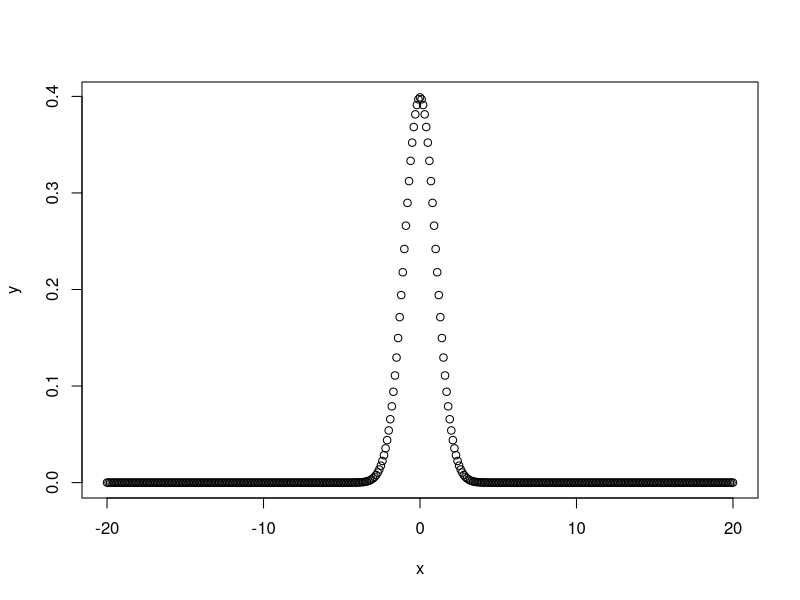
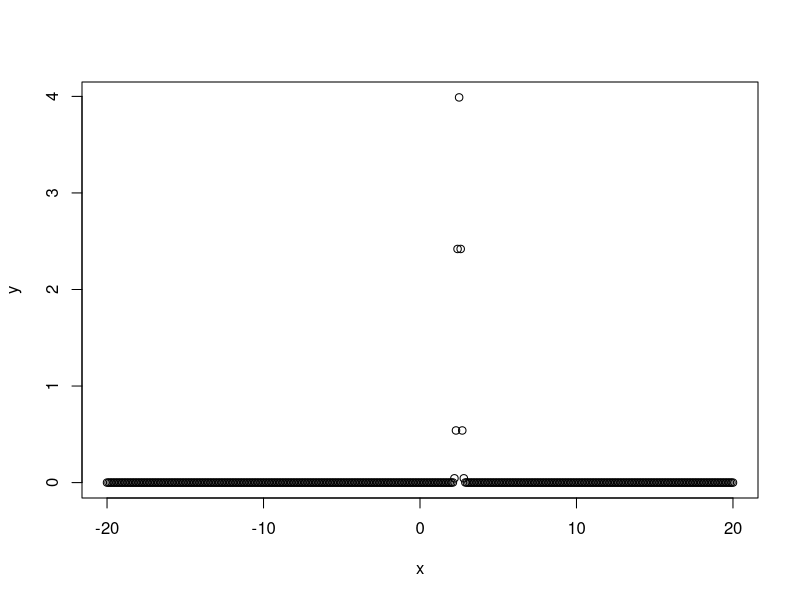
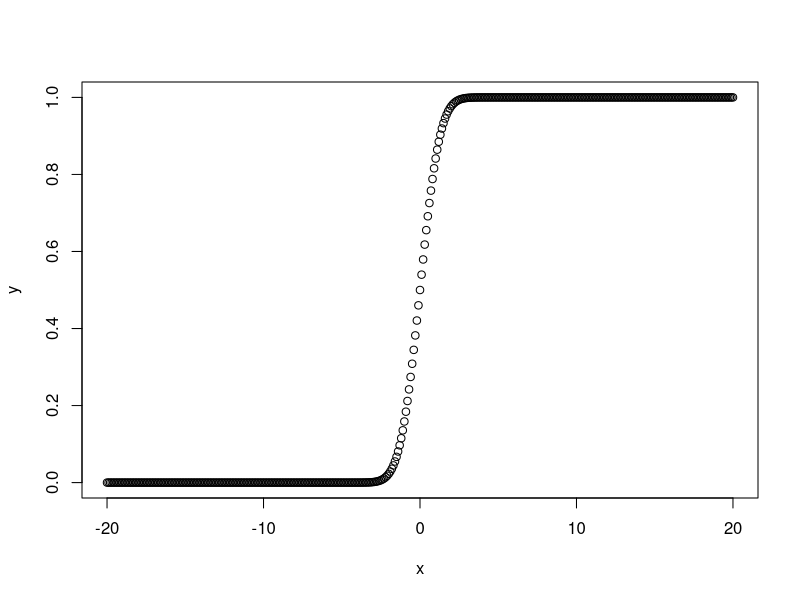
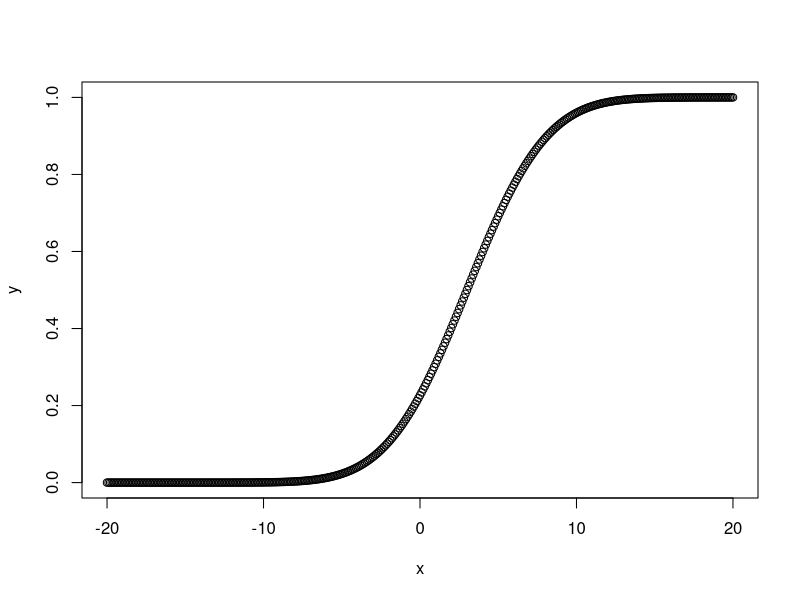
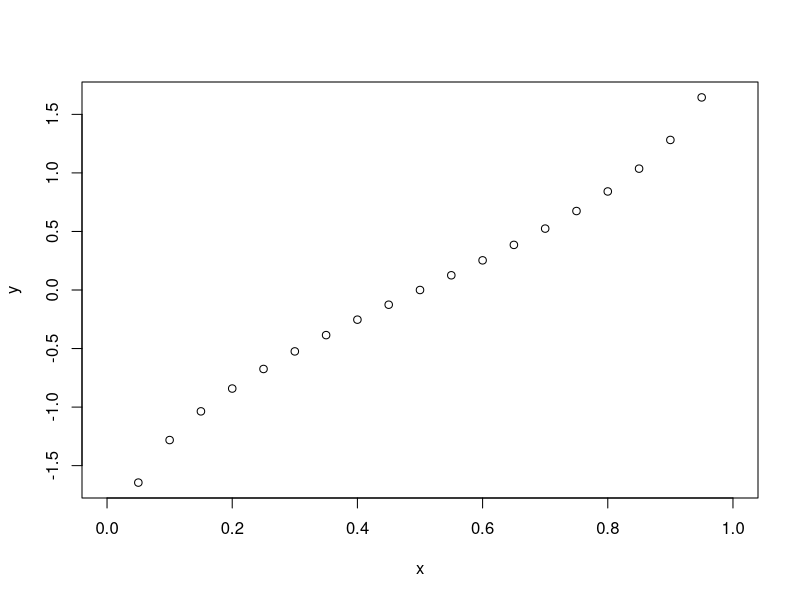
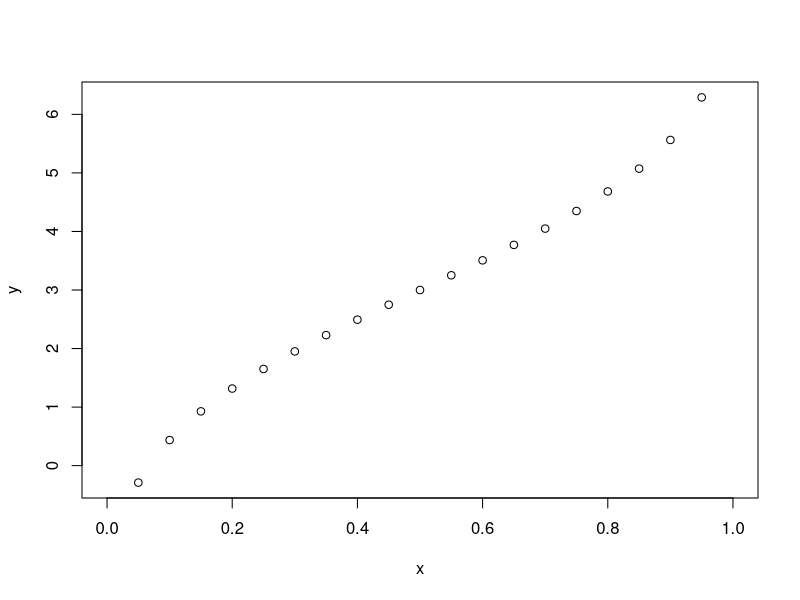
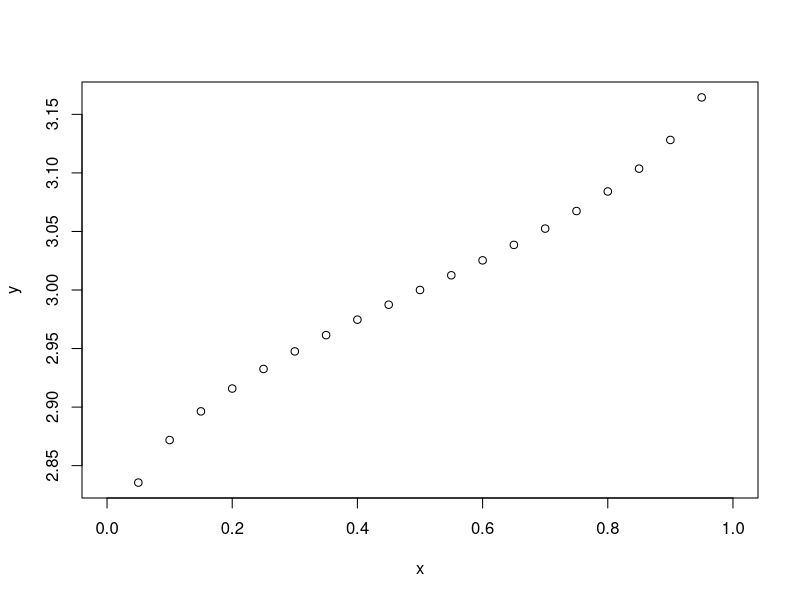
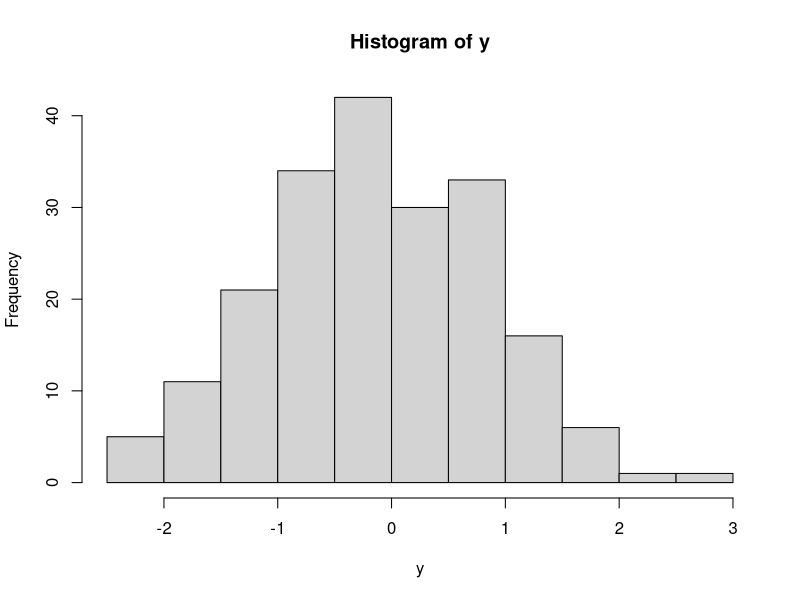

The R source for these figures, in order:
## ---- chunk 1
dnorm(0)
dnorm(0)*sqrt(2*pi)
dnorm(0,mean=4)
dnorm(0,mean=4,sd=10)
v <- c(0,1,2)
dnorm(v)
x <- seq(-20,20,by=.1)
y <- dnorm(x)
plot(x,y)
y <- dnorm(x,mean=2.5,sd=0.1)
plot(x,y)
## ---- chunk 2
pnorm(0)
pnorm(1)
pnorm(0,mean=2)
pnorm(0,mean=2,sd=3)
v <- c(0,1,2)
pnorm(v)
x <- seq(-20,20,by=.1)
y <- pnorm(x)
plot(x,y)
y <- pnorm(x,mean=3,sd=4)
plot(x,y)
## ---- chunk 3
pnorm(0,lower.tail=FALSE)
pnorm(1,lower.tail=FALSE)
pnorm(0,mean=2,lower.tail=FALSE)
## ---- chunk 4
qnorm(0.5)
qnorm(0.5,mean=1)
qnorm(0.5,mean=1,sd=2)
qnorm(0.5,mean=2,sd=2)
qnorm(0.5,mean=2,sd=4)
qnorm(0.25,mean=2,sd=2)
qnorm(0.333)
qnorm(0.333,sd=3)
qnorm(0.75,mean=5,sd=2)
v = c(0.1,0.3,0.75)
qnorm(v)
x <- seq(0,1,by=.05)
y <- qnorm(x)
plot(x,y)
y <- qnorm(x,mean=3,sd=2)
plot(x,y)
y <- qnorm(x,mean=3,sd=0.1)
plot(x,y)
## ---- chunk 5
rnorm(4)
rnorm(4,mean=3)
rnorm(4,mean=3,sd=3)
rnorm(4,mean=3,sd=3)
y <- rnorm(200)
hist(y)
y <- rnorm(200,mean=-2)
hist(y)
y <- rnorm(200,mean=-2,sd=4)
hist(y)
qqnorm(y)
qqline(y)
## ---- chunk 6

## ---- chunk 7

## ---- chunk 8

## ---- chunk 9

## ---- chunk 10

## ---- chunk 11

## ---- chunk 12

## ---- chunk 13

## ---- chunk 14

## ---- chunk 15

## ---- chunk 16

## ---- chunk 17

## ---- chunk 18

